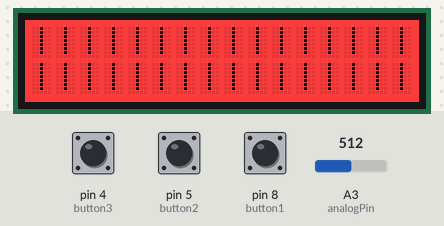
A sketch run on a simulated Arduino Uno, built with avr-gcc and run on an emulated ATmega328P. Parts: 16×2 character LCD. The inputs (shaded band) are chosen by the test bench; at power-on: pin 4 (button3) LOW, pin 8 (button1) HIGH, pin 5 (button2) HIGH, A3 (analogPin) = 512. What the sketch prints to the serial monitor is not drawn.

Above: at 2.2 s.
2.3 s: pin 4 (button3) pulled HIGH for 0.15 s
At 2.47 s:
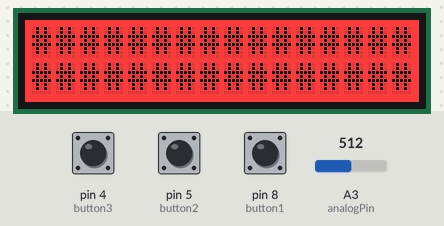
4.0 s: pin 8 (button1) pulled LOW for 0.15 s
At 4.15 s:
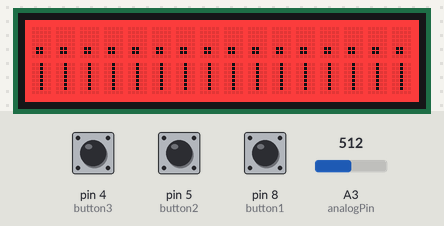
14.3 s: pin 4 (button3) pulled HIGH for 3.2 s
At 15.5 s:
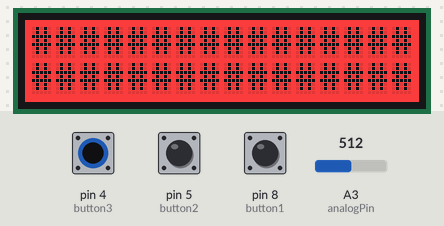
Timing chart, 0 to 17.3 s (numbered marks = the images above; inputs shaded):
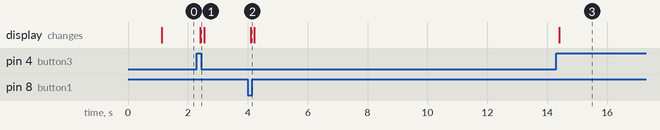

Measured:
- after the input at 2.3 s, the display: changes after 0.12 s (image 1)
- after the input at 4.0 s, the display: changes after 0.09 s (image 2)
- after the input at 14.3 s, the display: changes after 0.10 s (image 3)

The sketch:

Firmware.ino
```cpp
#include <Wire.h>
#include "rgb_lcd.h"

rgb_lcd lcd;

const int colorR = 255;
const int colorG = 0;
const int colorB = 0;
int counter = 0;

const int button1 = 8;
const int button2 = 5;
const int button3 = 4;

int analogPin = 3;
int analog = 0;
int analog2 = 0;

int prev_analog = 0;
int prev_analog2 = 0;

const int numReadings = 10;

int readings[numReadings];      // the readings from the analog input
int readIndex = 0;              // the index of the current reading
int total = 0;                  // the running total
int average = 0;                // the average

void setup()
{

   for (int thisReading = 0; thisReading < numReadings; thisReading++) {
    readings[thisReading] = 0;
  }

    // set up the LCD's number of columns and rows:
    lcd.begin(16, 2);

    lcd.setRGB(colorR, colorG, colorB);
    pinMode(button2, INPUT);
    pinMode(button2, INPUT);
    // Print a message to the LCD.
    Serial.begin(30);
    delay(1000);
}

void loop()
{
    int btn = digitalRead(button1);
    int btn2 = digitalRead(button2);
    int btn3 = digitalRead(button3);

    prev_analog = analog;
    prev_analog2 = analog2;
    char letter = ' ';
    for(int i = 16; i>=0; i--){
      if(btn3 == 1) { //btn 3 pushed
        lcd.setCursor(i,0);
        lcd.print("#");
        lcd.setCursor(i,1);
        lcd.print("#");
        letter = 'C';
      }
      else {
        if(btn == 0 && btn2 == 0) {
          lcd.setCursor(i,0);
          lcd.print(" ");
          lcd.setCursor(i,1);
          lcd.print(".");
        }
        else if(btn == 1 && btn2 == 0){ //btn 1 pushed
          lcd.setCursor(i,1);
          lcd.print("|");
          letter = 'A';
        }
        else if(btn == 0 && btn2 == 1){ //btn 2 pushed
          lcd.setCursor(i,0);
          lcd.print(".");
          lcd.setCursor(i,1);
          lcd.print("|");
          letter = 'B';
        }
        else if(btn == 1 && btn2 == 1){//btn 1 and 2
          lcd.setCursor(i,0);
          lcd.print("|");
          lcd.setCursor(i,1);
          lcd.print("|");
          letter = 'D';
      }
     }
    }
    if (letter != ' '){
    Serial.print(letter);
    }
    lcd.setCursor(0,0);
    checkAnalog();
}

void checkAnalog(){
  total = total - readings[readIndex];
  readings[readIndex] = analogRead(analogPin);
  total = total + readings[readIndex];
  readIndex = readIndex + 1;

  if (readIndex >= numReadings) {
    readIndex = 0;
  }

  average = total / numReadings;
  Serial.println("X:");
  Serial.println(average);
  delay(1);
}
```
